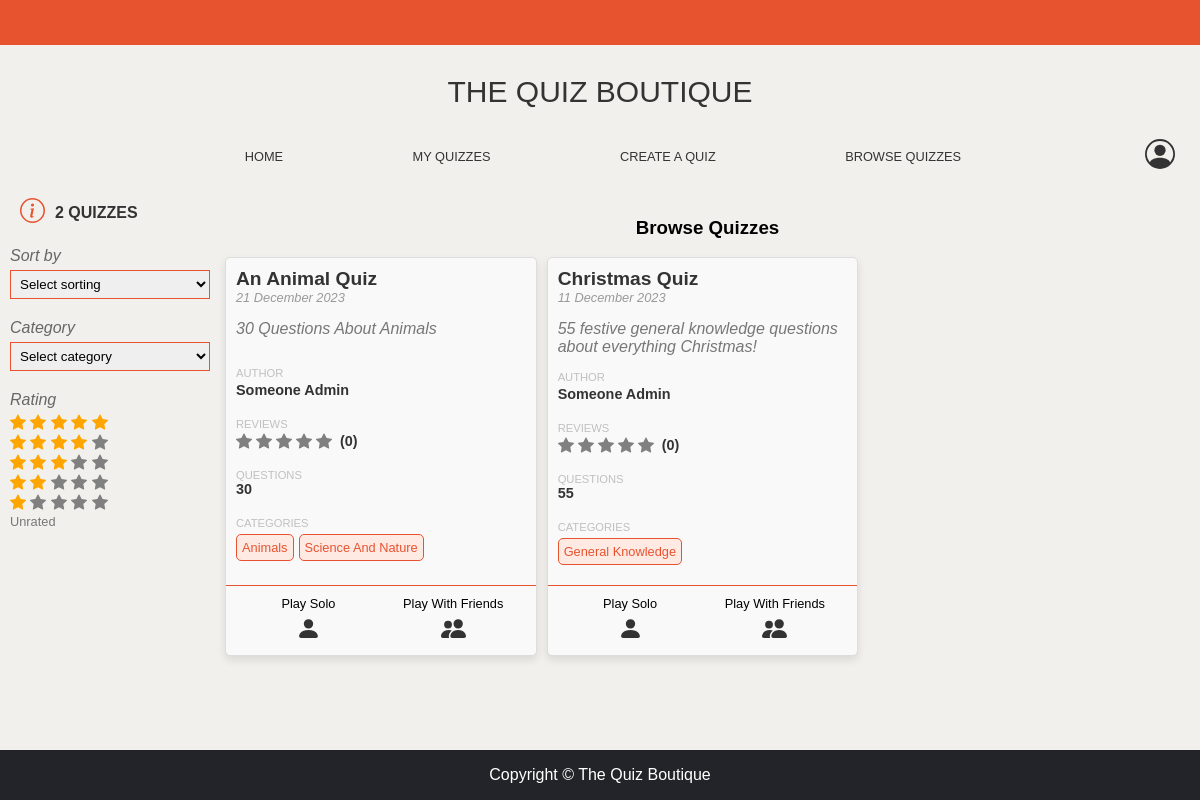
The page /browse/ (signed in) on the database its author committed.
### quiz/models.py (models this page shows, shortened)
class Quiz(models.Model):
    class Meta:
        verbose_name_plural = 'Quiz'
    author = models.ForeignKey(User, on_delete=models.CASCADE)
    title = models.CharField('Quiz title', max_length=200)
    title_url = models.CharField('Quiz title URL', max_length=255)
    description = models.TextField('Quiz description', blank=True, null=True, default="")
    category1 = models.CharField('Category 1', max_length=30, blank=True, null=True, default="")
    category2 = models.CharField('Category 2', max_length=30, blank=True, null=True, default="")
    category3 = models.CharField('Category 3', max_length=30, blank=True, null=True, default="")
    category4 = models.CharField('Category 4', max_length=30, blank=True, null=True, default="")
    featured = models.BooleanField('Featured status', default=False)
    private = models.BooleanField('Marked as private (no for public hosting)', default=False)
    complete = models.BooleanField('Complete status', default=False)
    edit_only = models.BooleanField('Editing only', default=False)
    hidden = models.BooleanField('Hidden', default=False)
    created_on = models.DateTimeField(auto_now_add=True)
    rating = models.IntegerField('Rating', default=0) #TODO: Do we need this field?
    def get_question_count(self):
        return self.question_set.count()

class User(AbstractUser):
    public_host_name = models.CharField('Public Host Name', blank=True, null=True, default="", max_length=50)
    last_activity = models.DateTimeField(null=True, blank=True)
    profile = models.IntegerField('Initial profile steps', default=0)

### quiz/views.py (the view, shortened to what this page needs)
# urls.py: path("browse/", views.browse, name="browse"),
@login_required
def browse(request, filter = None, category = None):
    if request.method == "POST":
        if "sort-by" in request.POST:
            sort_type = request.POST.get("sort-by")
            url = reverse('browse', args=[sort_type])
            return HttpResponseRedirect(url)
        elif "quiz-category" in request.POST:
            category_type = request.POST.get("quiz-category").lower()
            arg1 = "filter-by-category"
            url = reverse('browse', args=[arg1, category_type])
            return HttpResponseRedirect(url)
        elif "rating" in request.POST:
            rating = request.POST["rating"]
            arg1 = "filter-by-rating"
            url = reverse('browse', args=[arg1, rating])
            return HttpResponseRedirect(url)
        elif any(field in request.POST for field in ["player", "host"]):
            quiz_id = request.POST["quiz_id"]
            try:
                quiz_data = Quiz.objects.get(id=quiz_id, private=False, hidden=False)
                question_data = Question.objects.filter(quiz=quiz_data).order_by('question_number').first()
                if "player" in request.POST:
                    quiz_instance = QuizInstance.objects.create(quiz=quiz_data, question_number=question_data.question_number, play_type=2)
                    Participant.objects.create(user=request.user, quiz=quiz_instance)
                    QuestionStep.objects.create(quiz_instance = quiz_instance, question = question_data)
                    url = reverse('join_quiz', args=[quiz_instance.id])
                    return HttpResponseRedirect(url)
                else:
                    quiz_instance = QuizInstance.objects.create(host=request.user, quiz=quiz_data, question_number=question_data.question_number, play_type=1)
                    Participant.objects.create(user=request.user, quiz=quiz_instance)
                    QuestionStep.objects.create(quiz_instance = quiz_instance, question = question_data)
                    url = reverse('quiz_host', args=[quiz_instance.id])
                    return HttpResponseRedirect(url)
                QuestionStep.objects.create(quiz_instance = quiz_instance, question = question_data)
            except Quiz.DoesNotExist:
                messages.error(request, "Oops, something went wrong. Could not find the requested quiz. ")
                return redirect("browse")
        elif "host" in request.POST["quiz_id"]:
            pass
        else:
            return redirect(browse)
    else:
        if filter and category == None:
            if filter == "most-popular":
                all_quizzes = Quiz.objects.filter(complete=True, private=False, hidden=False).annotate(num_instances=Count('quizinstance')).order_by('-num_instances')
                filter_text = "Sort by: Most Popular"
            elif filter == "average-review":
                all_quizzes = Quiz.objects.filter(complete=True, private=False, hidden=False).annotate(avg_rating=Avg('quizreviews__rating')).order_by('-avg_rating')
                filter_text = "Sort by: Average Reviews"
            elif filter == "created-on-descending":
                all_quizzes = Quiz.objects.filter(complete=True, private=False, hidden=False).order_by('-created_on')
                filter_text = "Sort by: Created On (New To Old)"
            elif filter == "created-on-ascending":
                all_quizzes = Quiz.objects.filter(complete=True, private=False, hidden=False).order_by('created_on')
                filter_text = "Sort by: Created On (Old to New)"
            else:
                pass
        else:
            all_quizzes = Quiz.objects.filter(complete=True, private=False, hidden=False).order_by('-created_on')
            filter_text = ""
        quiz_count = (len(all_quizzes))
        quizzes_with_avg_rating = all_quizzes.annotate(avg_rating=Avg('quizreviews__rating'))
        return render(request, "browse.html", {
            "filter_text": filter_text,
            "quizzes": quizzes_with_avg_rating,
            "quiz_count": quiz_count,
        })

### quiz/templates/browse.html (shortened to what this page needs)
{% extends "layout.html" %}
{% block body %}
    <div class="browse-page-layout-container">
        <div class="browse-page-menu-container">
            <div class="browse-page-menu-pc">
                <div style="display: flex; flex-direction:row; align-items: center; margin-bottom: 20px;">
                    <div style="margin-left: 10px;">
                    </div>
                    <div>
                        <span style="font-size: 1em; color: #333; font-style: normal; font-weight: bold; margin-left: 10px;">
                            {{ quiz_count }} {% if quiz_count == 1%}QUIZ{% else %}QUIZZES{% endif %}
                        </span>
                    </div>
                </div>
                <div style="margin-bottom: 5px;">
                    Sort by
                </div>
                <div>
                    <form id="sort-by1" action="{% url 'browse' %}" method="post">
                        <select name="sort-by" style="width:100%; padding: 5px; border: 1px solid #E8532F;" onchange="submitForm('sort-by1')">
                            <option value="" disabled selected>Select sorting</option>
                        </select>
                    </form>
                </div>
                <div style="margin-top: 20px; margin-bottom: 5px;">
                    Category
                </div>
                <div>
                    <form id="quiz-category1" action="{% url 'browse' %}" method="post">
                        <select name="quiz-category" style="padding: 5px; border: 1px solid #E8532F; width: 100%;" onchange="submitForm('quiz-category1')">
                            <option value="" disabled selected>Select category</option>
                        </select>
                    </form>
                </div>
                <div style="margin-top: 20px; margin-bottom: 5px;">
                    Rating
                </div>
                <form id="review-5-star-1" action="{% url 'browse' %}" method="post">
                    <div class="pointer" style="width: fit-content;" onclick="submitForm('review-5-star-1')">
                    </div>
                </form>
                <form id="review-4-star-1" action="{% url 'browse' %}" method="post">
                    <div class="pointer" style="width: fit-content;" onclick="submitForm('review-4-star-1')">
                    </div>
                </form>
                <form id="review-3-star-1" action="{% url 'browse' %}" method="post">
                    <div class="pointer" style="width: fit-content;" onclick="submitForm('review-3-star-1')">
                    </div>
                </form>
                <form id="review-2-star-1" action="{% url 'browse' %}" method="post">
                    <div class="pointer" style="width: fit-content;" onclick="submitForm('review-2-star-1')">
                    </div>
                </form>
                <form id="review-1-star-1" action="{% url 'browse' %}" method="post">
                    <div class="pointer" style="width: fit-content;" onclick="submitForm('review-1-star-1')">
                    </div>
                </form>
                <form id="review-0-star-1" action="{% url 'browse' %}" method="post">
                    <div style="font-size: 0.8em; font-style: normal; color: #777; width: fit-content;"  class="pointer" onclick="submitForm('review-0-star-1')">
                        Unrated
                    </div>
                </form>
            </div>
        </div>
        <div class="browse-page-content-container">
            {% if not filter_text %}
            <center>
                <h3>Browse Quizzes</h3>
            </center>
            {% endif %}
            <div class="myquiz-card-container">
                {% for quiz in quizzes %}
                <div class="myquiz-card">
                    <div class="myquiz-card-contents">
                        <div class="myquiz-title">
                            {{ quiz.title }}
                        </div>
                        <div class="myquiz-date">
                            {{ quiz.created_on|date:"d F Y"}}
                        </div>
                        {% if quiz.description %}
                            <div class="myquiz-description">
                                {{ quiz.description }}
                            </div>
                        {% else %}
                            <div class="myquiz-description">
                                No description.
                            </div>
                        {% endif %}
                        <div class="myquiz-small-title" style="margin-bottom: 3px;">
                            AUTHOR
                        </div>
                        <div class="myquiz-small-text">
                            {% if quiz.author.public_host_name %}
                                {{ quiz.author.public_host_name }}
                            {% else %}
                                {{ quiz.author.username }}
                            {% endif %}
                        </div>
                        <div class="myquiz-small-title" style="margin-bottom: 3px;">
                            REVIEWS
                        </div>
                        <div class="myquiz-small-text" style="display: flex; align-items: center;">
                            ({{ quiz.quizreviews_set.all|length }})
                        </div>
                        <div class="myquiz-small-title">
                            QUESTIONS
                        </div>
                        <div class="myquiz-small-text">
                            {{ quiz.get_question_count }}
                        </div>
                        <div class="myquiz-small-title">
                            CATEGORIES
                        </div>
                        <div class="myquiz-categories-container">
                            {% if quiz.category1 %}
                            <div class="myquiz-categories-item">
                                {{ quiz.category1 }}
                            </div>
                            {% endif %}
                            {% if quiz.category2 %}
                            <div class="myquiz-categories-item">
                                {{ quiz.category2 }}
                            </div>
                            {% endif %}
                        </div>
                    </div>
                    <div class="myquiz-bottom-buttons-container">
                        <div class="myquiz-bottom-buttons-column">
                            <div style="margin-bottom: 5px; font-size: 0.8em;">
                                Play Solo
                            </div>
                            <div>
                                <form action="{% url 'browse' %}" method="post">
                                    <button type="submit" class="button-svg" style="background-color: transparent;">
                                        <svg width="25" height="25" fill="#333" class="pointer" viewBox="0 0 16 16">
                                            <path d="M3 14s-1 0-1-1 1-4 6-4 6 3 6 4-1 1-1 1zm5-6a3 3 0 1 0 0-6 3 3 0 0 0 0 6"/>
                                        </svg>
                                    </button>
                                </form>
                            </div>
                        </div>
                        <div class="myquiz-bottom-buttons-column">
                            <div style="margin-bottom: 5px; font-size: 0.8em;">
                                Play With Friends
                            </div>
                            <div>
                                <form action="{% url 'browse' %}" method="post">
                                    <button type="submit" class="button-svg" style="background-color: transparent;">
                                        <svg width="25" height="25" fill="#333" class="pointer" viewBox="0 0 16 16">
                                            <path d="M7 14s-1 0-1-1 1-4 5-4 5 3 5 4-1 1-1 1zm4-6a3 3 0 1 0 0-6 3 3 0 0 0 0 6m-5.784 6A2.238 2.238 0 0 1 5 13c0-1.355.68-2.75 1.936-3.72A6.325 6.325 0 0 0 5 9c-4 0-5 3-5 4s1 1 1 1zM4.5 8a2.5 2.5 0 1 0 0-5 2.5 2.5 0 0 0 0 5"/>
                                        </svg>
                                    </button>
                                </form>
                            </div>
                        </div>
                    </div>
                </div>
                {% endfor %}
            </div>
        </div>
    </div>
{% endblock %}

### quiz/templates/layout.html (shortened to what this page needs)
{% load static %}
<!DOCTYPE html>
<html lang="en">
<head>
    <link href="{% static 'styles.css' %}" rel="stylesheet">
</head>
<body>
    <div class="main-layout-container">
        <div id="main-layout-top-pc" class="main-layout-top">
        </div>
        <div class="main-layout-top-logo">
            <div class="title-block">
                <p>
                    <a href="{% url 'index' %}">
                        THE QUIZ BOUTIQUE
                    </a>
                </p>
            </div>
        </div>
        <div id="menu-bar-pc" class="main-layout-top-menu">
            <div class="main-layout-top-menu-center">
                <a href="{% url 'logged_in_index' %}">HOME</a>
                <a href="{% url 'my_quizzes' %}">MY QUIZZES</a>
                <a href="{% url 'create' %}">CREATE A QUIZ</a>
                <a href="{% url 'browse' %}">BROWSE QUIZZES</a>
            </div>
            <div class="main-layout-top-menu-right">
                <svg id="main-layout-top-menu-right-svg" width="30" height="30" fill="#333" class="pointer" viewBox="0 0 16 16">
                    <path d="M11 6a3 3 0 1 1-6 0 3 3 0 0 1 6 0"/>
                    <path fill-rule="evenodd" d="M0 8a8 8 0 1 1 16 0A8 8 0 0 1 0 8m8-7a7 7 0 0 0-5.468 11.37C3.242 11.226 4.805 10 8 10s4.757 1.225 5.468 2.37A7 7 0 0 0 8 1"/>
                </svg>
            </div>
        </div>
            {% if request.resolver_match.url_name != 'logged_in_index' %}
                <div class="main-layout-middle-slim">
                    <div class="main-layout-middle-contents">
            {% else %}
                <div class="main-layout-middle">
                    <div>
            {% endif%}
                    {% block body %}{% endblock %}
                </div>
            </div>
        <div class="main-layout-footer">
            <p>Copyright &copy; The Quiz Boutique</p>
        </div>
    </div>
</body>
</html>

### rows shown on the page
Quiz: title "An Animal Quiz", created_on "21 December 2023", description "30 Questions About Animals", author.public_host_name "Someone Admin", quizreviews_set.all|length "0", get_question_count "30", category1 "Animals", category2 "Science And Nature"
Quiz: title "Christmas Quiz", created_on "11 December 2023", description "55 festive general knowledge questions about everything Christmas!", author.public_host_name "Someone Admin", quizreviews_set.all|length "0", get_question_count "55", category1 "General Knowledge"

### other values the page prints
{{ quiz_count }} "2"
